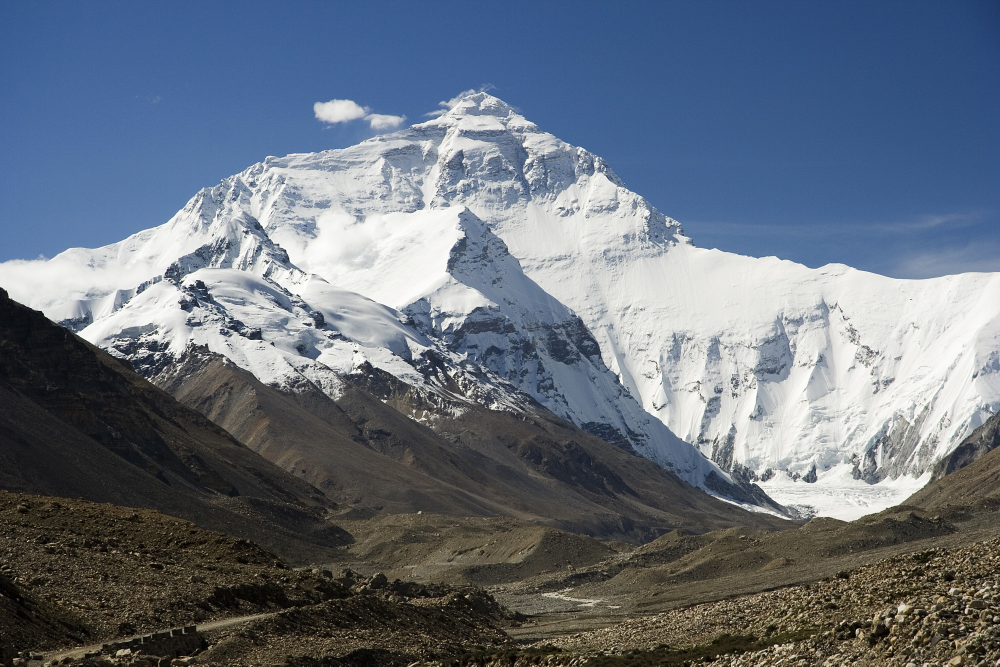
#> input picture Experiment 6 - Solutions by students/image.jpg, 2000 x 1333 px (shown at 1/2 size)
$ python main.py
#> lines starting #> are read from the running program, lines starting #| are printed output that depends on the picture; after the words box and inside, x2 and y2 are one past the last pixel; in counts of white or black regions, pixels touching at a corner belong together
import cv2
import numpy as np
import matplotlib.pyplot as plt
from sklearn.cluster import KMeans

image = cv2.imread("image.jpg")
#> image is the input picture: shape (1333, 2000, 3); mean B, G, R 125.2, 112.6, 103.1

if image is None:
    print("ERROR: image.jpg not found!")
    print("Make sure image.jpg is in the same folder as main.py")
    exit()

print("Image loaded successfully!")

gray = cv2.cvtColor(image, cv2.COLOR_BGR2GRAY)

blurred = cv2.GaussianBlur(
    gray,
    (5, 5),
    0
)

print("Grayscale conversion completed.")
print("Gaussian blur completed.")

_, global_threshold = cv2.threshold(
    blurred,
    127,
    255,
    cv2.THRESH_BINARY
)
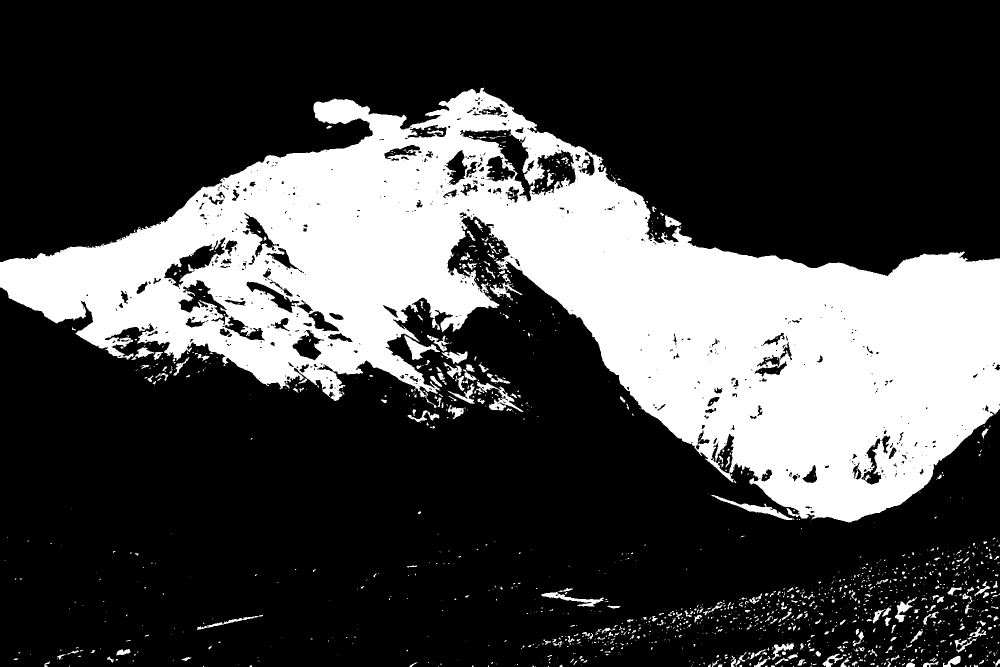
#> global_threshold: shape (1333, 2000) (shown at 1/2 size); 27.3% white; 1445 white regions (1123 under 20 px), largest, box (x1, y1, x2, y2) and area: (0, 175, 2000, 1045) 691356, (1423, 990, 1589, 1040) 1441, (953, 763, 1047, 824) 1347

print("Global Thresholding completed.")
otsu_value, otsu_threshold = cv2.threshold(
    blurred,
    0,
    255,
    cv2.THRESH_BINARY + cv2.THRESH_OTSU
)
#> otsu_threshold: shape (1333, 2000); 24.7% white; 910 white regions (736 under 20 px), largest, box (x1, y1, x2, y2) and area: (0, 179, 2000, 1045) 631638, (628, 198, 808, 261) 5484, (1424, 990, 1584, 1040) 1154
#> otsu_value = 145

print("Otsu Thresholding completed.")
print("Optimal Otsu threshold value:", otsu_value)
#| Optimal Otsu threshold value: 145.0
adaptive_threshold = cv2.adaptiveThreshold(
    blurred,
    255,
    cv2.ADAPTIVE_THRESH_GAUSSIAN_C,
    cv2.THRESH_BINARY,
    11,
    2
)
#> adaptive_threshold: shape (1333, 2000); 76.4% white; 16403 black regions (12803 under 20 px), largest, box (x1, y1, x2, y2) and area: (0, 1030, 1316, 1333) 77655, (1353, 1060, 2000, 1333) 44814, (747, 554, 1122, 855) 18621

print("Adaptive Thresholding completed.")
_, binary = cv2.threshold(
    blurred,
    0,
    255,
    cv2.THRESH_BINARY_INV + cv2.THRESH_OTSU
)
kernel = np.ones((3, 3), np.uint8)

opening = cv2.morphologyEx(
    binary,
    cv2.MORPH_OPEN,
    kernel,
    iterations=2
)
#> opening: shape (1333, 2000); 74.5% white; 606 black regions (473 under 20 px), largest, box (x1, y1, x2, y2) and area: (0, 178, 2000, 1045) 656324, (628, 198, 808, 261) 5514, (1424, 990, 1584, 1040) 1165
sure_bg = cv2.dilate(
    opening,
    kernel,
    iterations=3
)
#> sure_bg: shape (1333, 2000); 77.9% white; 68 black regions (38 under 20 px), largest, box (x1, y1, x2, y2) and area: (0, 183, 2000, 1041) 582780, (631, 203, 804, 257) 3940, (814, 668, 851, 716) 603
dist_transform = cv2.distanceTransform(
    opening,
    cv2.DIST_L2,
    5
)
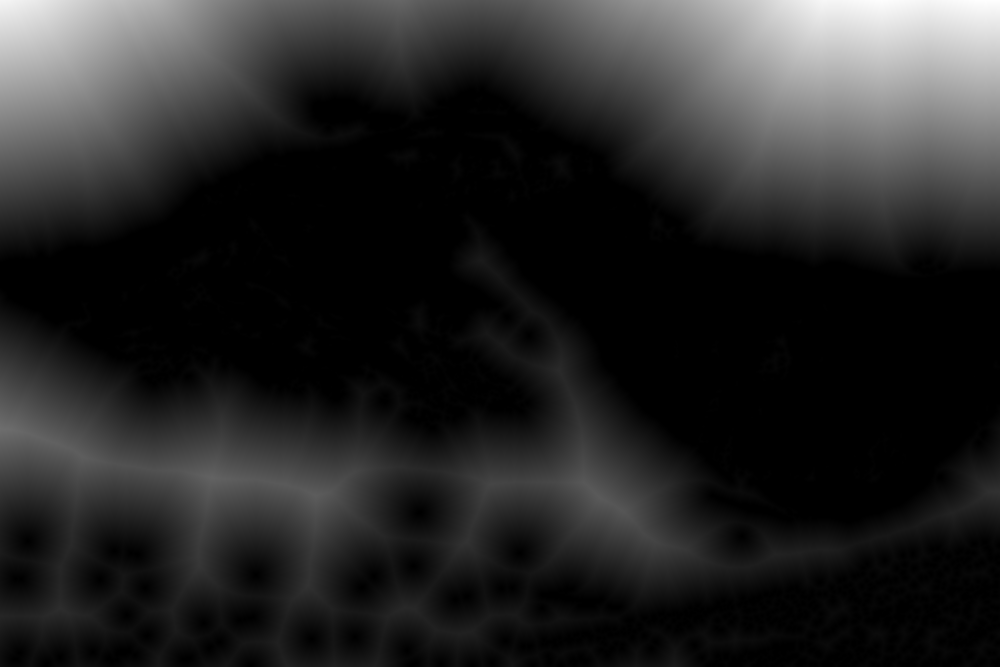
#> dist_transform: shape (1333, 2000) float32 (shown at 1/2 size); min 0, max 544, mean 83.5; drawn with min black and max white
_, sure_fg = cv2.threshold(
    dist_transform,
    0.7 * dist_transform.max(),
    255,
    0
)
#> sure_fg: shape (1333, 2000) float32; 3.7% white; 2 white regions, box (x1, y1, x2, y2) and area: (1418, 0, 2000, 164) 75076, (0, 0, 302, 142) 24535

sure_fg = np.uint8(sure_fg)
unknown = cv2.subtract(
    sure_bg,
    sure_fg
)
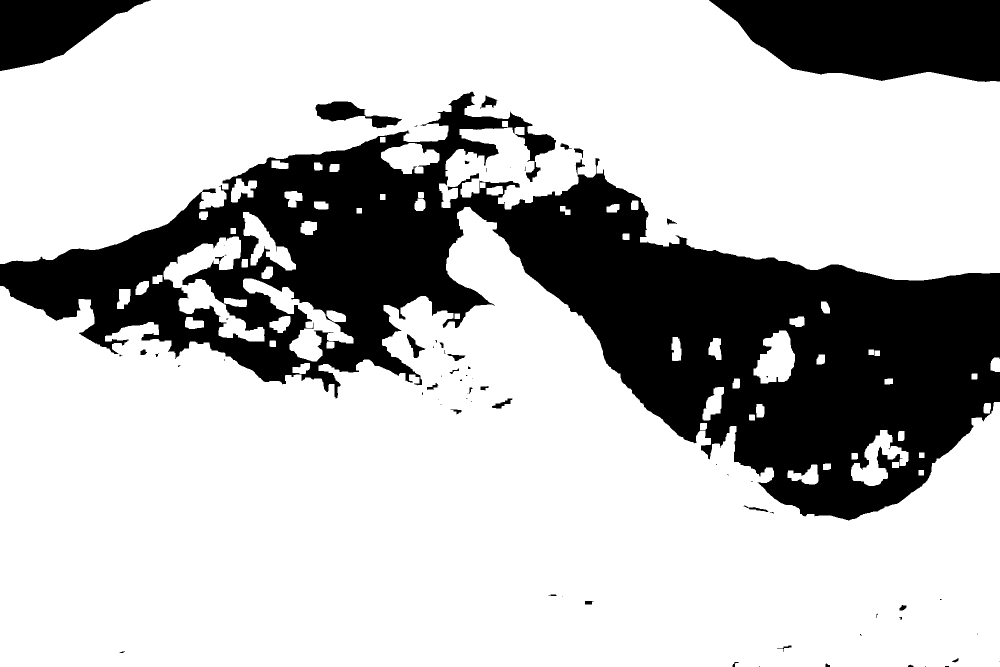
#> unknown: shape (1333, 2000) (shown at 1/2 size); 74.1% white; 70 black regions (38 under 20 px), largest, box (x1, y1, x2, y2) and area: (0, 183, 2000, 1041) 582780, (1418, 0, 2000, 164) 75076, (0, 0, 302, 142) 24535
_, markers = cv2.connectedComponents(
    sure_fg
)
#> markers: shape (1333, 2000) int32; 3 distinct labels, from 0 to 2

markers = markers + 1
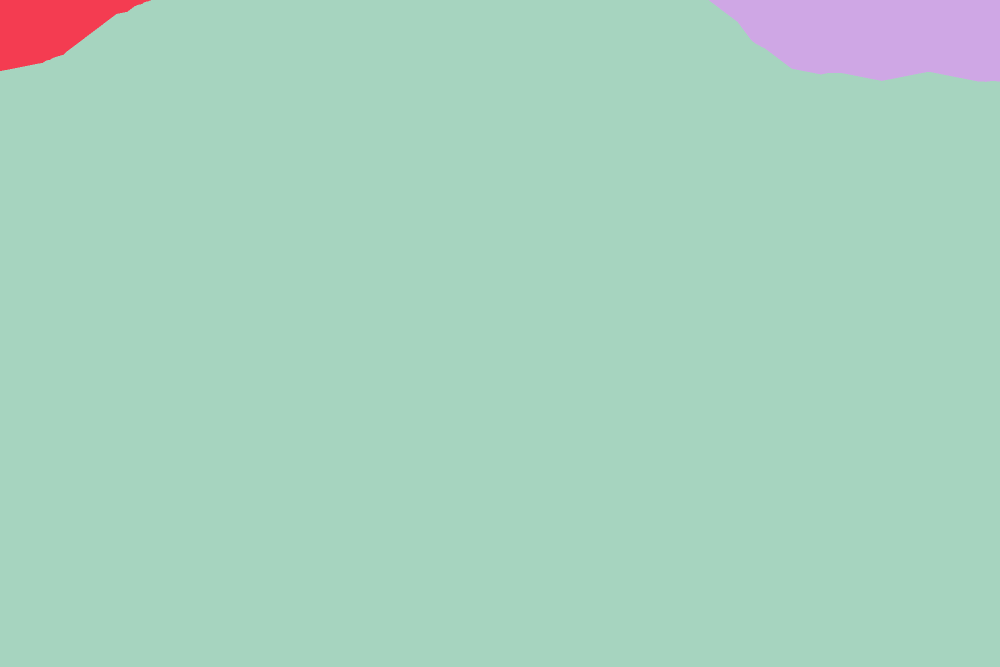
#> markers: shape (1333, 2000) int32 (shown at 1/2 size); 3 distinct labels, from 1 to 3; one colour per label, 0 black

markers[unknown == 255] = 0
#> markers: shape (1333, 2000) int32; 4 distinct labels, from 0 to 3
watershed_image = image.copy()

markers = cv2.watershed(
    watershed_image,
    markers
)
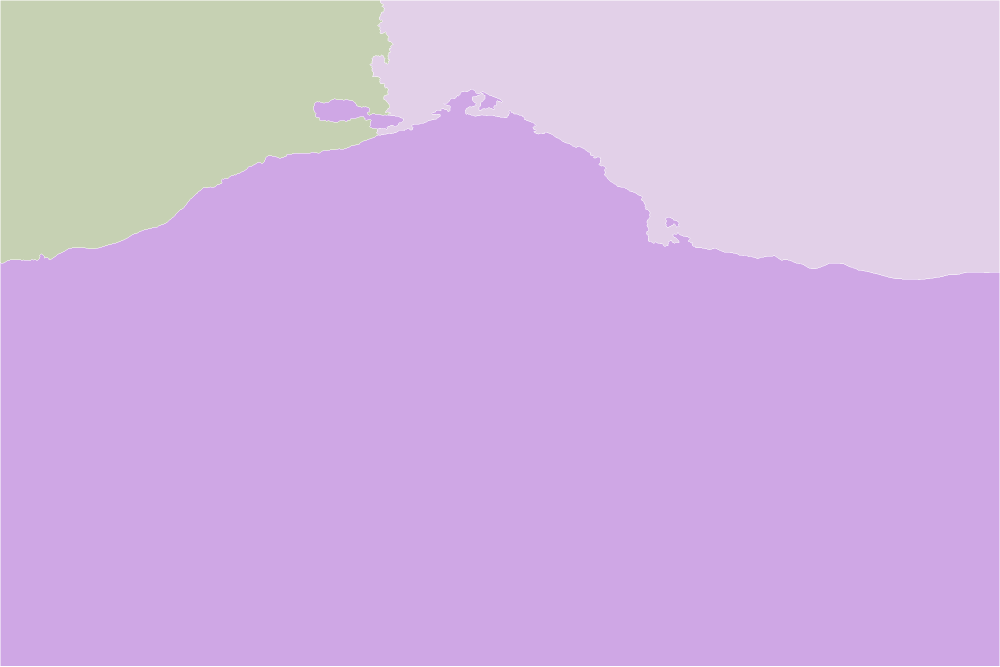
#> markers: shape (1333, 2000) int32 (shown at 1/2 size); 4 distinct labels, from -1 to 3; one colour per label, 0 black, -1 white
watershed_image[markers == -1] = [255, 0, 0]
#> watershed_image: shape (1333, 2000, 3); 0.38% of pixels changed, all inside (x1, y1, x2, y2) = (0, 0, 2000, 1333)

print("Watershed Segmentation completed.")
small_image = cv2.resize(
    image,
    (256, 256)
)
rgb_image = cv2.cvtColor(
    small_image,
    cv2.COLOR_BGR2RGB
)

pixels = rgb_image.reshape(
    (-1, 3)
)

pixels = np.float32(pixels)
k = 4

print("Applying K-Means with", k, "clusters...")

kmeans = KMeans(
    n_clusters=k,
    random_state=42,
    n_init=10
)

labels = kmeans.fit_predict(pixels)

centers = np.uint8(
    kmeans.cluster_centers_
)

segmented_pixels = centers[labels]

segmented_image = segmented_pixels.reshape(
    rgb_image.shape
)
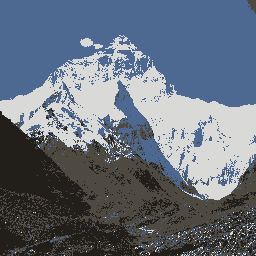
#> segmented_image: shape (256, 256, 3); mean R, G, B 102.6, 112.1, 124.8

print("K-Means Clustering completed.")

plt.figure(figsize=(14, 10))

plt.subplot(3, 3, 1)
plt.imshow(cv2.cvtColor(image, cv2.COLOR_BGR2RGB))
plt.title("Original Image")
plt.axis("off")

plt.subplot(3, 3, 2)
plt.imshow(gray, cmap="gray")
plt.title("Grayscale")
plt.axis("off")

plt.subplot(3, 3, 3)
plt.imshow(blurred, cmap="gray")
plt.title("Gaussian Blur")
plt.axis("off")

plt.subplot(3, 3, 4)
plt.imshow(global_threshold, cmap="gray")
plt.title("Global Thresholding")
plt.axis("off")

plt.subplot(3, 3, 5)
plt.imshow(otsu_threshold, cmap="gray")
plt.title("Otsu Thresholding")
plt.axis("off")

plt.subplot(3, 3, 6)
plt.imshow(adaptive_threshold, cmap="gray")
plt.title("Adaptive Thresholding")
plt.axis("off")

plt.subplot(3, 3, 7)
plt.imshow(cv2.cvtColor(watershed_image, cv2.COLOR_BGR2RGB))
plt.title("Watershed")
plt.axis("off")

plt.subplot(3, 3, 8)
plt.imshow(segmented_image)
plt.title("K-Means Segmentation")
plt.axis("off")

plt.subplot(3, 3, 9)
plt.imshow(rgb_image)
plt.title("Resized Image")
plt.axis("off")

plt.tight_layout()
plt.show()
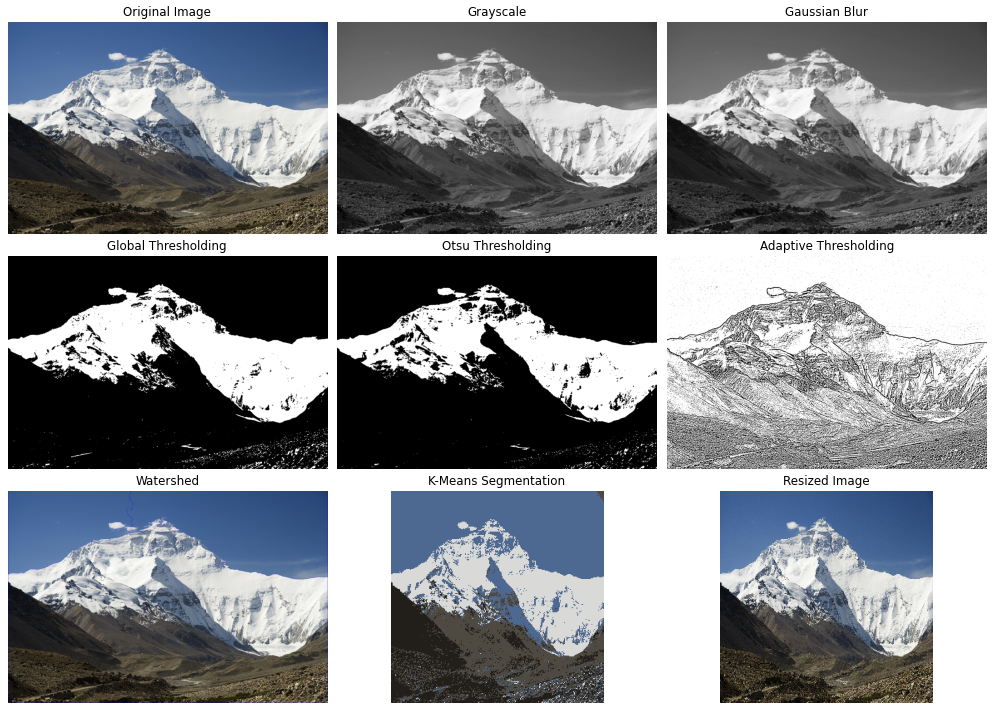
#> figure drawn by matplotlib, 9 panels

print("\n======================================")
print("SEGMENTATION TECHNIQUES COMPARISON")
print("======================================")

print("""
1. Global Thresholding:
   - Uses one fixed threshold.
   - Simple and fast.
   - Works well when illumination is uniform.

2. Otsu's Thresholding:
   - Automatically selects an optimal threshold.
   - Useful when the image has a clear foreground/background separation.

3. Adaptive Thresholding:
   - Uses different threshold values for different regions.
   - Useful for images with uneven illumination.

4. Watershed:
   - Treats the image as a topographic surface.
   - Useful for separating touching or overlapping objects.

5. K-Means:
   - Groups pixels into clusters based on color.
   - Useful for color-based image segmentation.
""")

print("Experiment 6 completed successfully!")
